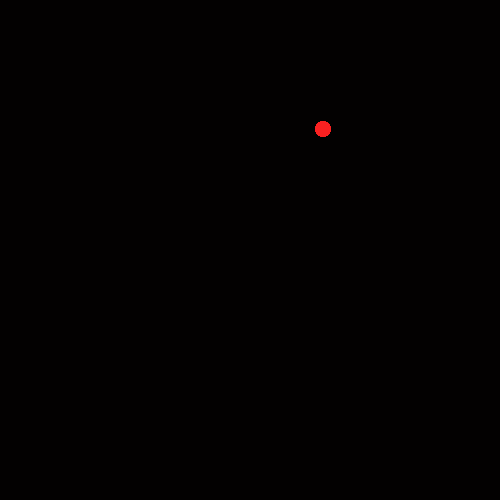
Frame 1 (no input)
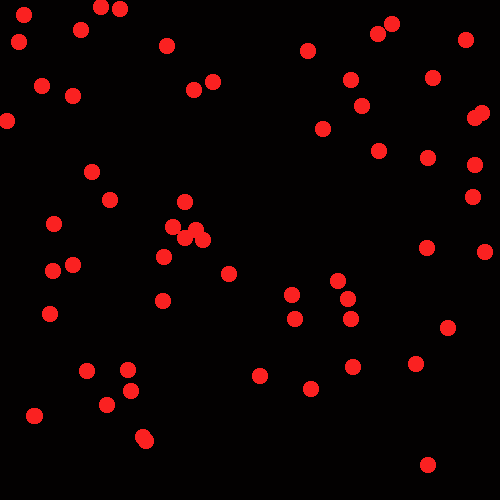
Frame 60 (the mouse pressed at the canvas centre just before this capture)
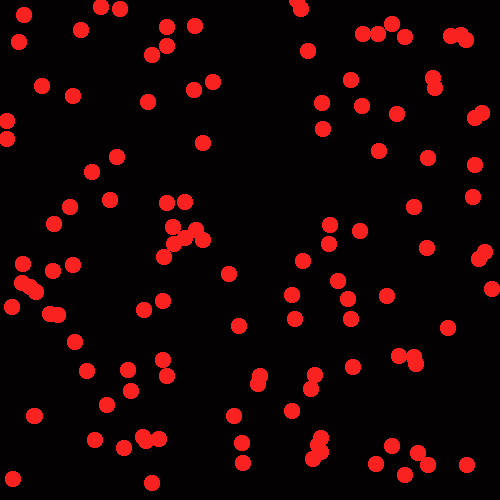
Frame 120 (the mouse held since frame 60 and released just before this capture)

The Processing sketch that drew these frames (run headless with seeded random() and noise(); from frame 60 on, the mouse is pressed at the canvas centre):

// Processing sketch: MagicWorms
// ── MagicWorms.pde
void setup(){
  
  size(500, 500);
  background(#030101);
}

void draw(){
  
  int x = (int)random(500);
  int y = (int)random(500);
  for(int i = 0; i < 300; i++){
    fill(#FA2121);
    noStroke();
    ellipse(x, y, 15, 15);
  }
}
 float frequency = .001;
    float noiseInterval = PI;

    void makeMagical() {
        fill( 0, 0, 0, 10 );
        rect(0, 0, width, height);
        noStroke();
    }

    float getWormX(int i) {
        return map(noise(i*noiseInterval + frameCount * frequency), 0, 1, 0, width);
    }

    float getWormY(int i) {
        return map(noise(i*noiseInterval+1 + frameCount * frequency), 0, 1, 0, height);
    }
